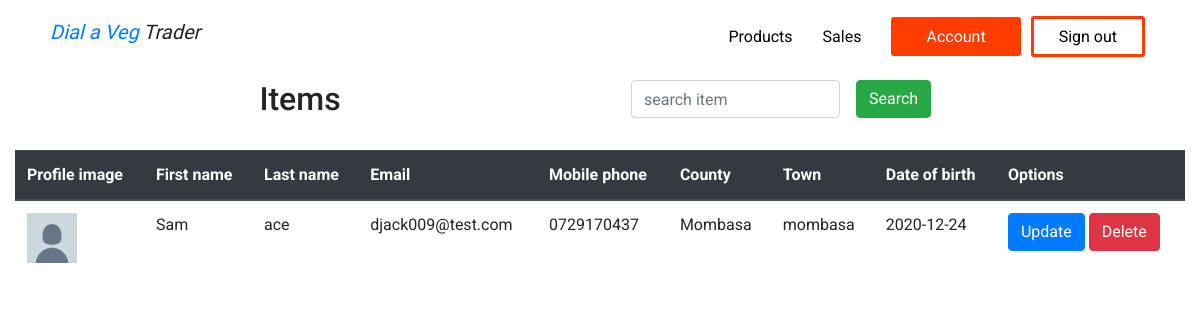
The page /admin/customers.php (signed in) on the database its author committed.
### tables this page shows
CREATE TABLE `customers` (
  `customer_id` int(11) NOT NULL,
  `first_name` varchar(255) NOT NULL,
  `last_name` varchar(255) NOT NULL,
  `email` varchar(255) NOT NULL,
  `phone` varchar(255) NOT NULL,
  `county` varchar(255) NOT NULL,
  `city` varchar(255) NOT NULL,
  `date_of_birth` date NOT NULL,
  `profile_pic` varchar(255) NOT NULL,
  `password` varchar(255) NOT NULL
);

### admin/customers.php (the view, shortened to what this page needs)
<?php
    require_once"../configure/dbo_config.php";
    $sql = "SELECT * FROM customers";
    $stmt = $pdo->prepare($sql);
    $stmt->execute();
    $customers = $stmt->fetchAll();
?>
<?php include"admin-header.php"; ?>
<div class="container-fluid mx-20">
    <div class="row">
        <div class="col-md-6">
            <h2 class="text-center">Items</h2>
        </div>
        <div class="col-md-6">
            <form class="form-inline" method="POST">
                <div class="form-group mx-sm-3 mb-2">
                    <input type="text" class="form-control" name="itm_search" placeholder="search item">
                </div>
                <button type="submit" class="btn btn-success mb-2" name="search">Search</button>
            </form>
        </div>
    </div><br>
    <table class="table">
        <thead class="thead-dark">
            <tr>
            <th scope="col">Profile image</th>
            <th scope="col">First name</th>
            <th scope="col">Last name</th>
            <th scope="col">Email</th>
            <th scope="col">Mobile phone</th>
            <th scope="col">County</th>
            <th scope="col">Town</th>
            <th scope="col">Date of birth</th>
            <th scope="col">Options</th>
            </tr>
        </thead>
    <tbody>
        <?php foreach($customers as $customer) { ?>
        <tr>
            <?php echo " <th scope='row'> <img src='$customer->profile_pic'></th> " ?>
            <?php echo " <td scope='row'>$customer->first_name</td> " ?>
            <?php echo " <td scope='row'>$customer->last_name</td> " ?>
            <?php echo " <td scope='row'>$customer->email</td> " ?>
            <?php echo " <td scope='row'>$customer->phone</td> " ?>
            <?php echo " <td scope='row'>$customer->county</td> " ?>
            <?php echo " <td scope='row'>$customer->city</td> " ?>
            <?php echo " <td scope='row'>$customer->date_of_birth</td> " ?>
            <td>
                <a href="#" class="btn btn-primary">Update</a>
                <a href="#" class="btn btn-danger">Delete</a>
            </td>
        </tr>
        <?php } ?>
    </tbody>
    </table>
</div>

### css/style.css (style rules this page uses)
* { margin: 0; padding: 0; }
body { font-family: 'Roboto', sans-serif; }
img { border-radius: 3px 3px 0 0; }
form { width: 95%; max-width: 700px;; }
table img { object-fit: cover; width: 50px; height: 50px; border-radius: 0; }

### rows shown on the page
customers: profile_pic (placeholder picture), first_name "Sam", last_name "ace", email "djack009@test.com", phone "0729170437", county "Mombasa", city "mombasa", date_of_birth "2020-12-24"
